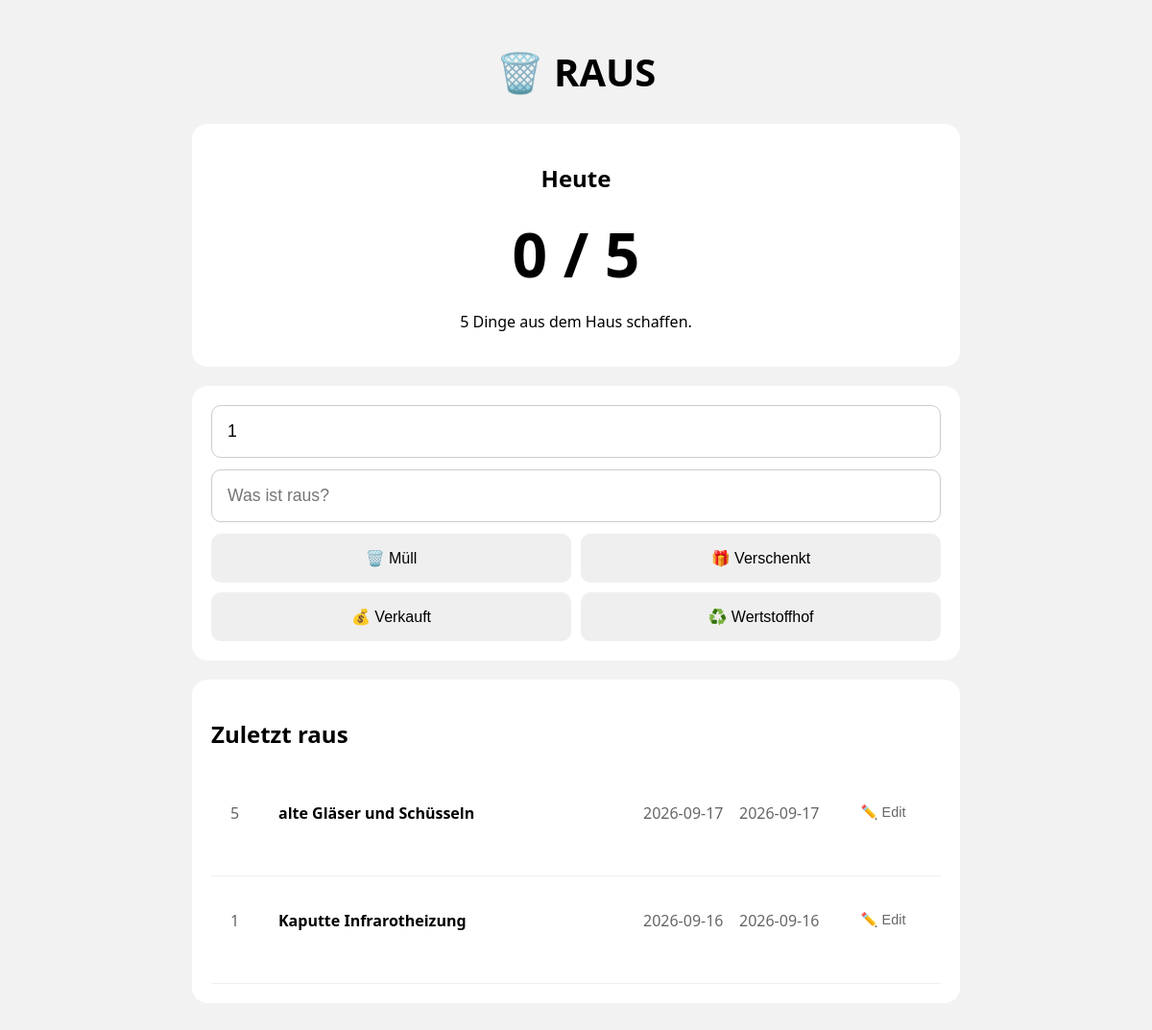
Before: / with the older database file.
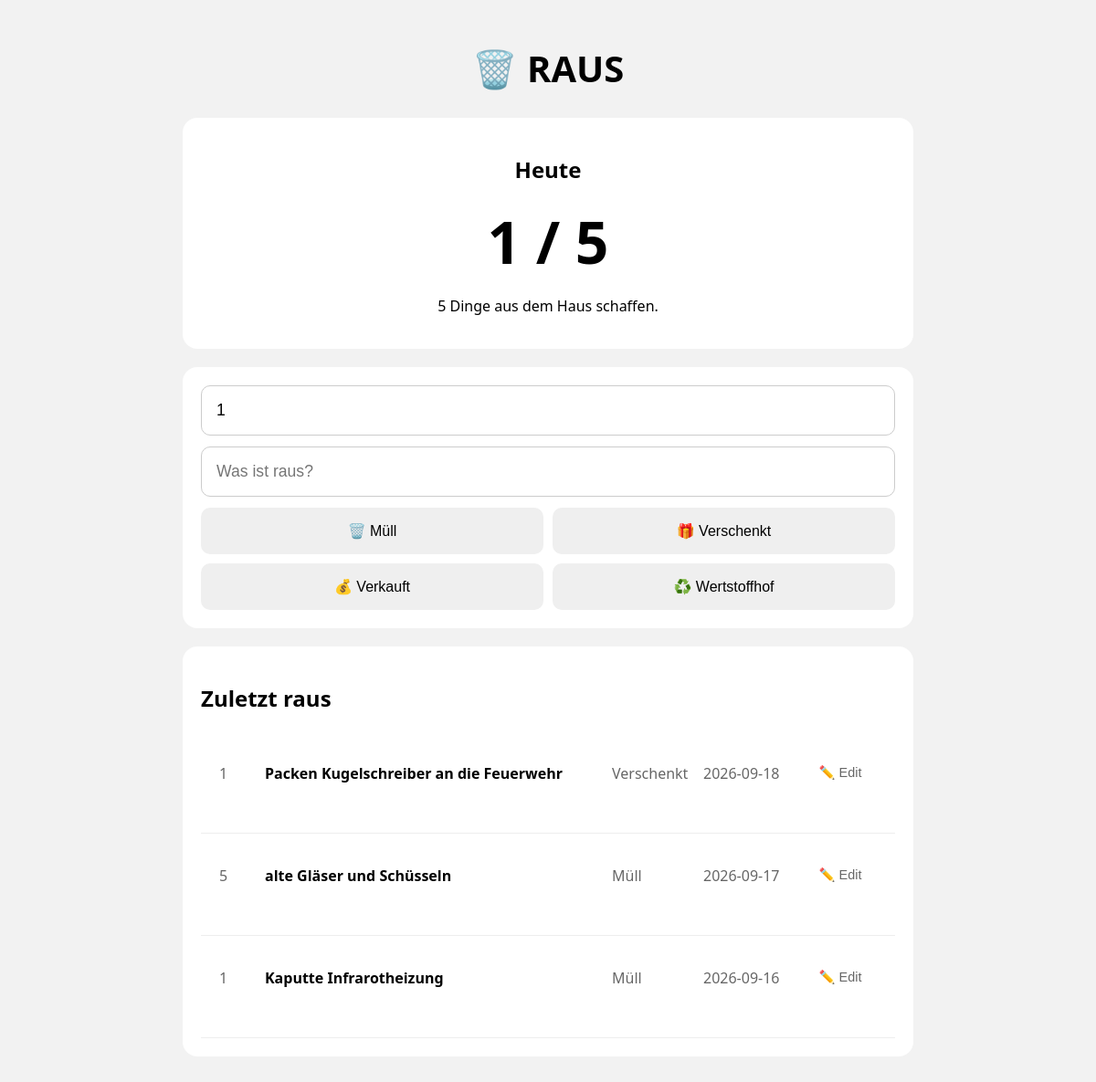
After: the same page with the newer database file.
### tables this page shows
CREATE TABLE items (
                id INTEGER PRIMARY KEY AUTOINCREMENT,
                name TEXT NOT NULL,
                action TEXT NOT NULL,
                created_at TEXT NOT NULL
            , quantity INTEGER DEFAULT 0);

### app.py (the view)
@app.route("/")
def index():
    today_count = get_today_count()
    items = get_items()
    return render_template(
        "index.html",
        today_count=today_count,
        items=items,
    )

### database.py (called while the page is built)
def get_connection():
    return sqlite3.connect(DB_PATH)

def get_today_count():
    with get_connection() as conn:
        result = conn.execute(
            """
            SELECT COUNT(quantity) AS total
            FROM items
            WHERE created_at = ?
            """,
            (date.today().isoformat(),),
        ).fetchone()
    return result[0]

def get_items():
    with get_connection() as conn:
        return conn.execute(
            """
            SELECT quantity, name, action, created_at, id
            FROM items
            ORDER BY id DESC
            LIMIT 20
            """
        ).fetchall()

### templates/index.html (shortened to what this page needs)
<!DOCTYPE html>
<html lang="de">
<head>
    <link rel="stylesheet" href="/static/style.css">
</head>
<body>
<main>
    <h1>🗑️ RAUS</h1>
    <section class="today">
        <h2>Heute</h2>
        <div class="counter">
            {{ today_count }} / 5
        </div>
        <p>5 Dinge aus dem Haus schaffen.</p>
    </section>
    <form action="{{ '/save/' ~ edit_item[4] if edit_item else '/add' }}" method="post">
        <input
            type="number"
            name="quantity"
            placeholder="Wie viele?"
            value="{{ edit_item[0] if edit_item else 1 }}"
            required
            autofocus
        >
        <input
            type="text"
            name="name"
            placeholder="Was ist raus?"
            value="{{ edit_item[1] if edit_item else '' }}"
            required
            autofocus
        >
        {% if edit_item %}
        <input
            type="hidden"
            name="item_id"
            value="{{ edit_item[4] }}"
        >
        <input type="hidden" name="action" value="{{ edit_item[2] }}">
        <button type="submit">Speichern</button>
        {% else %}
        <div class="actions">
            <button name="action" value="Müll">🗑️ Müll</button>
            <button name="action" value="Verschenkt">🎁 Verschenkt</button>
            <button name="action" value="Verkauft">💰 Verkauft</button>
            <button name="action" value="Wertstoffhof">♻️ Wertstoffhof</button>
        </div>
        {% endif %}
    </form>
    {% if not edit_item %}
    <section>
        <h2>Zuletzt raus</h2>
        {% for item in items %}
        <div class="item">
            <form class="edit-form" action="/edit/{{ item[4] }}" method="get">
                <span>{{ item[0] }}</span>
                <strong>{{ item[1] }}</strong>
                <span>{{ item[2] }}</span>
                <span>{{ item[3] }}</span>
                <button class="edit-button">✏️ Edit</button>
            </form>
        </div>
        {% endfor %}
    </section>
    {% endif %}
</main>
</body>
</html>

### static/style.css (style rules this page uses)
* { box-sizing: border-box; }
body { font-family: system-ui, sans-serif; background: #f2f2f2; margin: 0; padding: 20px; }
main { max-width: 800px; margin: auto; }
h1 { text-align: center; font-size: 2.5rem; }
section, form { background: white; padding: 20px; border-radius: 16px; margin-bottom: 20px; }
.today { text-align: center; }
.counter { font-size: 4rem; font-weight: bold; }
input { width: 100%; padding: 16px; font-size: 1.1rem; border: 1px solid #ccc; border-radius: 10px; margin-bottom: 12px; }
.actions { display: grid; grid-template-columns: 1fr 1fr; gap: 10px; }
button { padding: 16px; font-size: 1rem; border: none; border-radius: 10px; cursor: pointer; }
.item { display: flex; justify-content: space-between; padding: 12px 0; border-bottom: 1px solid #eee; }
.edit-button { padding: 5px; font-size: 0.9rem; background: none; color: #666; }
.item span { opacity: 0.6; }
.edit-form { display: grid; grid-template-columns: 40px 1fr 90px 100px 80px; align-items: center; gap: 10px; width: 100%; }

Changed rows visible on the page:
added items: quantity "1", name "Packen Kugelschreiber an die Feuerwehr", action "Verschenkt", created_at "2026-09-18"
changed items "alte Gläser und Schüsseln": action "2026-09-17" → "Müll"
changed items "Kaputte Infrarotheizung": action "2026-09-16" → "Müll"
Other visible differences:
{{ today_count }}: "0" → "1"
